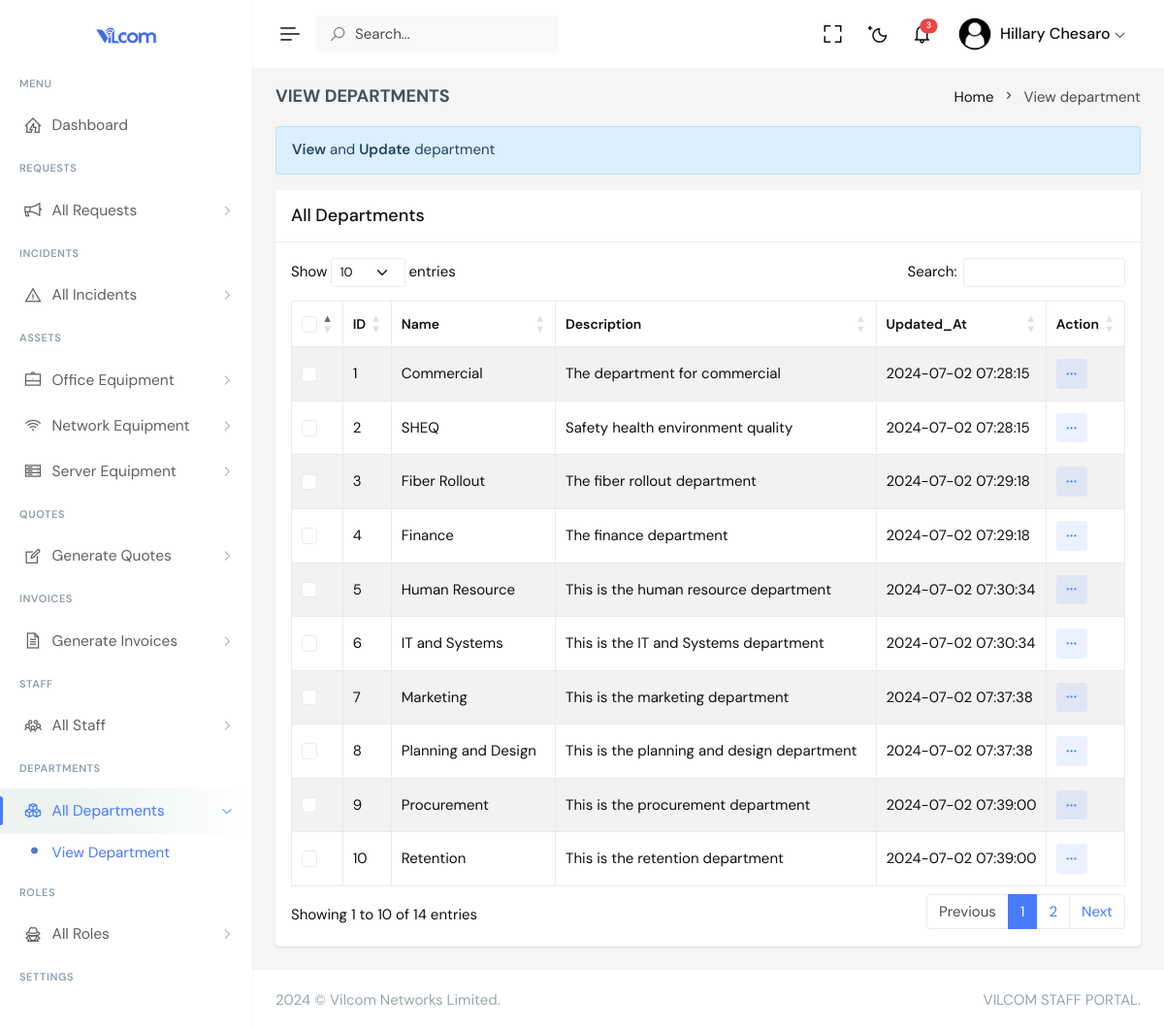
Page /management/view_department.php (signed in) on the committed database.
### tables this page shows
CREATE TABLE IF NOT EXISTS `department` (
  `department_id` int NOT NULL AUTO_INCREMENT,
  `name` text,
  `description` text,
  `updated_at` timestamp NULL DEFAULT CURRENT_TIMESTAMP,
  PRIMARY KEY (`department_id`)
);

### api/MySql.php (called while the page is built, shortened)
<?php
class MySql {
    protected $host = DB_HOST;
    protected $user = DB_USER;
    protected $pass = DB_PASSWORD;
    protected $dbName = DB_NAME;
    protected $sql;
    protected $converterUtf8 = true;
    protected $uppercase = false;
    protected $connection;
    private function connect(): bool {
        try {
            $this->connection = new PDO("mysql:host={$this->host};dbname={$this->dbName}", $this->user, $this->pass);
            return true;
        } catch (PDOException $e) {
            echo "Error: " . $e->getMessage() . "<br/>";
            die();
        }
    }
    public function setSqlScript(string $sql, bool $complementation = false): void {
        $patterns = [
            "/''/", "/' '/", "/\" \"/", "/\"\"/",
            "/\"null\"/", "/\"NULL\"/", "/'null'/", "/'NULL'/",
            "/,[ \t\n\r\f\v]*,/", "/,,/", "/, ,/", "/=[ \t\n\r\f\v]*,/"
        ];
        $sql = preg_replace($patterns, "null", $sql);
        if ($complementation) {
            $this->sql .= $sql . "; \n";
        } else {
            $this->sql = $sql;
        }
    }
    public function select(string $sql): array {
        $pdo = $this->connection;
        $db = $pdo->prepare($this->sql);
        $result = $db->execute();
        if ($result) {
            $data = $db->fetchAll(PDO::FETCH_ASSOC);
            $return = [];
            foreach ($data as $key => $reg) {
                foreach ($reg as $campo => $val) {
                    $val = $this->converterUtf8 ? mb_convert_encoding($val, 'UTF-8', 'UTF-8') : $val;
                    $return[$key][$campo] = $this->uppercase ? strtoupper($val) : $val;
                }
            }
            return $return;
        } else {
            $this->error = $db->errorInfo();
            $this->error['sql'] = $this->sql;
            die($this->getErros());
        }
    }
}
?>

### management/view_department.php (the view, shortened to what this page needs)
<?php
 include "header.php";
 $selectQuery="SELECT * FROM department";
 $dbSelect=$db->select($selectQuery);
?>
        <div class="main-content">
            <div class="page-content">
                <div class="container-fluid">
                    <div class="row">
                        <div class="col-12">
                            <div class="page-title-box d-sm-flex align-items-center justify-content-between">
                                <h4 class="mb-sm-0">VIEW DEPARTMENTS</h4>
                                <div class="page-title-right">
                                    <ol class="breadcrumb m-0">
                                        <li class="breadcrumb-item"><a href="javascript: void(0);">Home</a></li>
                                        <li class="breadcrumb-item active">View department</li>
                                    </ol>
                                </div>
                            </div>
                        </div>
                    </div>
                    <div class="alert alert-info" role="alert">
                        <strong>View</strong> and <b>Update</b> department
                    </div>
                    <div class="row">
                        <div class="col-lg-12">
                            <div class="card">
                                <div class="card-header">
                                    <h5 class="card-title mb-0">All Departments</h5>
                                </div>
                                <div class="card-body">
                                    <table id="example" class="table table-bordered dt-responsive nowrap table-striped align-middle" style="width:100%">
                                        <thead>
                                            <tr>
                                                <th scope="col" style="width: 10px;">
                                                    <div class="form-check">
                                                        <input class="form-check-input fs-15" type="checkbox" id="checkAll" value="option">
                                                    </div>
                                                </th>
                                                <th data-ordering="false">ID</th>
                                                <th data-ordering="false">Name</th>
                                                <th data-ordering="false">Description</th>
                                                <th data-ordering="false">Updated_At</th>
                                                <th data-ordering="false">Action</th>
                                            </tr>
                                        </thead>
                                        <tbody>
                                            <?php
                                            if(count($dbSelect)){
                                                foreach($dbSelect as $row){
                                            ?>
                                            <tr>
                                                <th scope="row">
                                                    <div class="form-check">
                                                        <input class="form-check-input fs-15" type="checkbox" name="checkAll" value="option1">
                                                    </div>
                                                </th>
                                                <td><?php echo $row['department_id'];?></td>
                                                <td><?php echo $row['name'];?></td>
                                                <td><?php echo $row['description'];?></td>
                                                <td><?php echo $row['updated_at'];?></td>
                                                <td>
                                                <div class="dropdown d-inline-block">
                                                        <button class="btn btn-soft-secondary btn-sm dropdown" type="button" data-bs-toggle="dropdown" aria-expanded="false">
                                                            <i class="ri-more-fill align-middle"></i>
                                                        </button>
                                                    </div>
                                                </td>
                                            </tr>
                                            <?php
                          }
                      }
                      else
                      {
                          echo "Oops :( No Data Found";
                      }
                      ?>
                                        </tbody>
                                    </table>
                                </div>
                            </div>
                        </div>
                    </div>
                </div>
            </div>
            <?php
            include "footer.php";
            ?>

### rows in the picture
department: department_id "1", name "Commercial", description "The department for commercial", updated_at "2024-07-02 07:28:15"
department: department_id "2", name "SHEQ", description "Safety health environment quality", updated_at "2024-07-02 07:28:15"
department: department_id "3", name "Fiber Rollout", description "The fiber rollout department", updated_at "2024-07-02 07:29:18"
department: department_id "4", name "Finance", description "The finance department", updated_at "2024-07-02 07:29:18"
department: department_id "5", name "Human Resource", description "This is the human resource department", updated_at "2024-07-02 07:30:34"
department: department_id "6", name "IT and Systems", description "This is the IT and Systems department", updated_at "2024-07-02 07:30:34"
department: department_id "7", name "Marketing", description "This is the marketing department", updated_at "2024-07-02 07:37:38"
department: department_id "8", name "Planning and Design", description "This is the planning and design department", updated_at "2024-07-02 07:37:38"
department: department_id "9", name "Procurement", description "This is the procurement department", updated_at "2024-07-02 07:39:00"
department: department_id "10", name "Retention", description "This is the retention department", updated_at "2024-07-02 07:39:00"

### other values in the picture
$un1 "Hillary"
$un2 "Chesaro"
